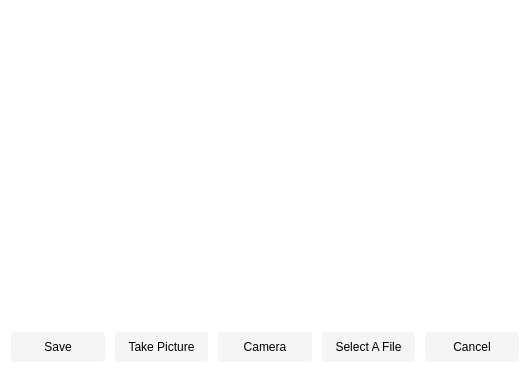
<?xml version="1.0" encoding="UTF-8"?>
<ui version="4.0">
 <class>SetAvatarDialog</class>
 <widget class="QDialog" name="SetAvatarDialog">
  <property name="geometry">
   <rect>
    <x>0</x>
    <y>0</y>
    <width>530</width>
    <height>373</height>
   </rect>
  </property>
  <property name="minimumSize">
   <size>
    <width>530</width>
    <height>373</height>
   </size>
  </property>
  <property name="maximumSize">
   <size>
    <width>530</width>
    <height>373</height>
   </size>
  </property>
  <property name="baseSize">
   <size>
    <width>800</width>
    <height>590</height>
   </size>
  </property>
  <property name="windowTitle">
   <string>Change Your Avatar Image</string>
  </property>
  <property name="styleSheet">
   <string notr="true">background: white;</string>
  </property>
  <layout class="QVBoxLayout" name="verticalLayout">
   <item>
    <layout class="QVBoxLayout" name="verticalLayout_2">
     <item>
      <layout class="QHBoxLayout" name="horizontalLayout_2" stretch="1,0,1">
       <item>
        <spacer name="horizontalSpacer">
         <property name="orientation">
          <enum>Qt::Horizontal</enum>
         </property>
         <property name="sizeHint" stdset="0">
          <size>
           <width>40</width>
           <height>20</height>
          </size>
         </property>
        </spacer>
       </item>
       <item>
        <widget class="AvatarGraphicsView" name="graphicsView" native="true">
         <property name="sizePolicy">
          <sizepolicy hsizetype="Fixed" vsizetype="Fixed">
           <horstretch>0</horstretch>
           <verstretch>0</verstretch>
          </sizepolicy>
         </property>
         <property name="minimumSize">
          <size>
           <width>500</width>
           <height>300</height>
          </size>
         </property>
         <property name="maximumSize">
          <size>
           <width>16777215</width>
           <height>16777215</height>
          </size>
         </property>
         <property name="cursor">
          <cursorShape>CrossCursor</cursorShape>
         </property>
         <property name="mouseTracking">
          <bool>true</bool>
         </property>
         <property name="styleSheet">
          <string notr="true"/>
         </property>
        </widget>
       </item>
       <item>
        <spacer name="horizontalSpacer_2">
         <property name="orientation">
          <enum>Qt::Horizontal</enum>
         </property>
         <property name="sizeHint" stdset="0">
          <size>
           <width>40</width>
           <height>20</height>
          </size>
         </property>
        </spacer>
       </item>
      </layout>
     </item>
     <item>
      <spacer name="verticalSpacer">
       <property name="orientation">
        <enum>Qt::Vertical</enum>
       </property>
       <property name="sizeType">
        <enum>QSizePolicy::MinimumExpanding</enum>
       </property>
       <property name="sizeHint" stdset="0">
        <size>
         <width>20</width>
         <height>5</height>
        </size>
       </property>
      </spacer>
     </item>
     <item>
      <layout class="QHBoxLayout" name="horizontalLayout">
       <property name="spacing">
        <number>10</number>
       </property>
       <item>
        <widget class="QPushButton" name="saveButton">
         <property name="minimumSize">
          <size>
           <width>80</width>
           <height>30</height>
          </size>
         </property>
         <property name="styleSheet">
          <string notr="true">background: rgb(245, 245, 245); border: 0px; border-radius: 3px;</string>
         </property>
         <property name="text">
          <string>Save</string>
         </property>
         <property name="flat">
          <bool>false</bool>
         </property>
        </widget>
       </item>
       <item>
        <widget class="QPushButton" name="takePictureButton">
         <property name="minimumSize">
          <size>
           <width>80</width>
           <height>30</height>
          </size>
         </property>
         <property name="styleSheet">
          <string notr="true">background: rgb(245, 245, 245); border: 0px; border-radius: 3px;</string>
         </property>
         <property name="text">
          <string>Take Picture</string>
         </property>
        </widget>
       </item>
       <item>
        <widget class="QPushButton" name="cameraButton">
         <property name="minimumSize">
          <size>
           <width>80</width>
           <height>30</height>
          </size>
         </property>
         <property name="styleSheet">
          <string notr="true">background: rgb(245, 245, 245); border: 0px; border-radius: 3px;</string>
         </property>
         <property name="text">
          <string>Camera</string>
         </property>
        </widget>
       </item>
       <item>
        <widget class="QPushButton" name="selectFileButton">
         <property name="minimumSize">
          <size>
           <width>80</width>
           <height>30</height>
          </size>
         </property>
         <property name="styleSheet">
          <string notr="true">background: rgb(245, 245, 245); border: 0px; border-radius: 3px;</string>
         </property>
         <property name="text">
          <string>Select A File</string>
         </property>
         <property name="flat">
          <bool>false</bool>
         </property>
        </widget>
       </item>
       <item>
        <widget class="QPushButton" name="cancelButton">
         <property name="minimumSize">
          <size>
           <width>80</width>
           <height>30</height>
          </size>
         </property>
         <property name="styleSheet">
          <string notr="true">background: rgb(245, 245, 245); border: 0px; border-radius: 3px;</string>
         </property>
         <property name="text">
          <string>Cancel</string>
         </property>
         <property name="flat">
          <bool>false</bool>
         </property>
        </widget>
       </item>
      </layout>
     </item>
    </layout>
   </item>
  </layout>
 </widget>
 <customwidgets>
  <customwidget>
   <class>AvatarGraphicsView</class>
   <extends>QWidget</extends>
   <header>avatargraphicsview.h</header>
  </customwidget>
 </customwidgets>
 <resources/>
 <connections/>
</ui>
